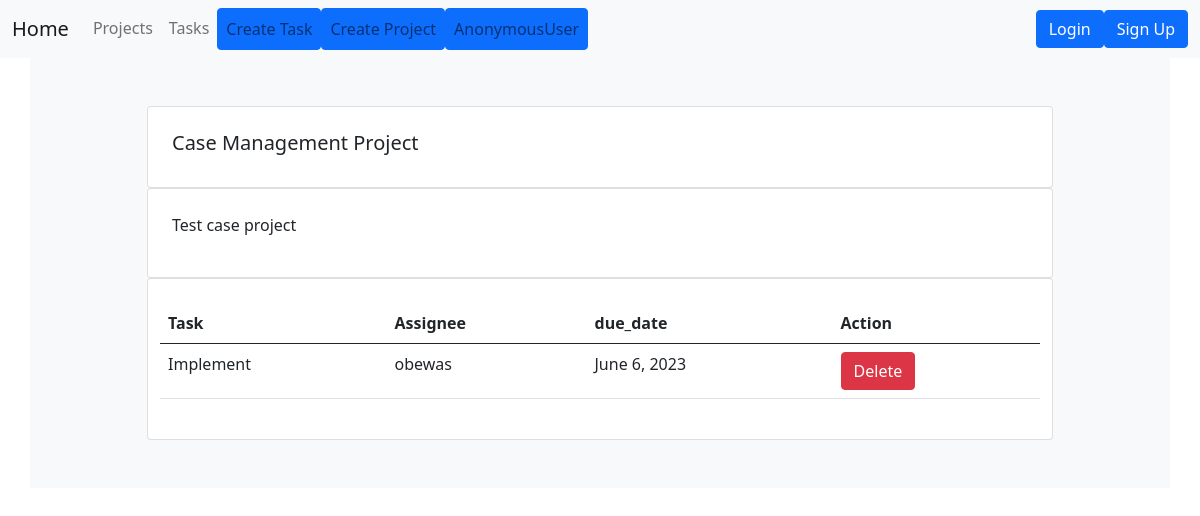
The app's page /projects/3, older data.
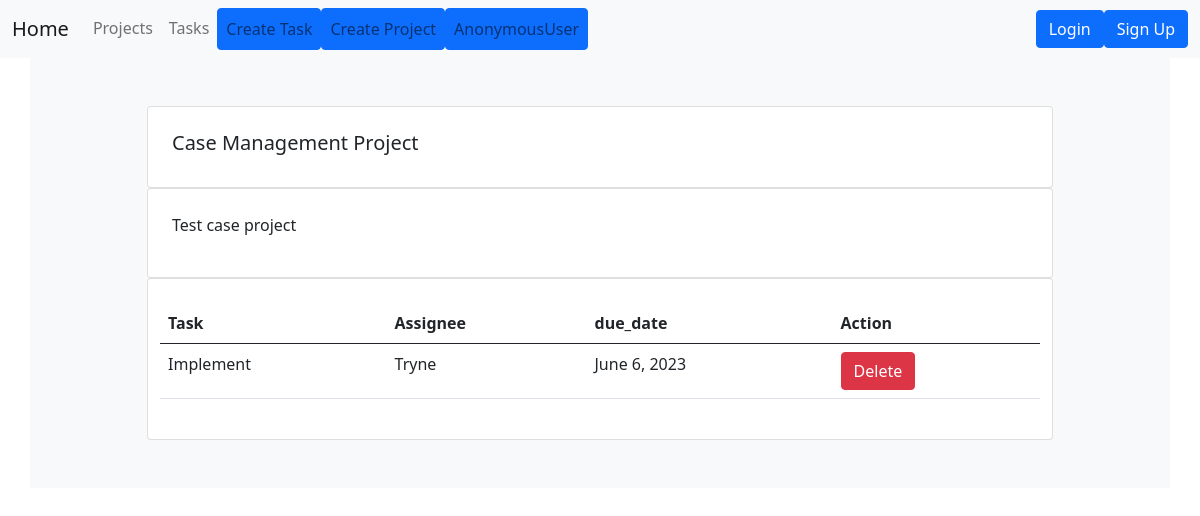
The same page, newer data.
### projects/models.py (models this page shows)
class Task(models.Model):
    TODO="TO DO"
    COMPLETED='COMPLETED'
    INPROGRESS='IN-PROGRESS'
    STATUS_CHOICES = [
        (TODO, 'TO DO'),
        (COMPLETED, 'COMPLETED'),
        (INPROGRESS, 'IN-PROGRESS'),
    ]
    title = models.CharField(max_length=150)
    description = models.TextField(null=True,blank=True)
    project = models.ForeignKey(Project,null=True,blank=True, on_delete=models.CASCADE)
    assignee = models.ForeignKey(User, null=True,blank=True, on_delete=models.SET_NULL)
    date_created = models.DateTimeField(auto_now_add=True)
    due_date = models.DateField(null=True,blank=True)
    status = models.CharField(max_length=50, choices=STATUS_CHOICES,null=True,blank=True,default= TODO)

### projects/views.py (the view)
# urls.py: path('projects/<int:pk>', views.projectDetail, name ='project-detail'),
def projectDetail(request,pk):
   project = get_object_or_404(Project, id=pk)
   project_tasks = project.task_set.all()
   context = {'project':project,'project_tasks':project_tasks}
   return render(request, 'projects/project-detail.html',context)

### projects/templates/projects/project-detail.html
{% extends 'projects/base.html' %}
{% block content %}
<div class="container  bg-light ">
     <div class="container py-5 h-100">
       <div class="row d-flex justify-content-center align-items-center h-500">
          <div class="col-md-12 col-xl-10">
             <div class="card mask-custom">
               <div class="card-body p-4 ">
                   <div class="row">
                      <h5 class="border-0 align-left">
                         {{ project.name }}
                      </h5>
                   </div>
                </div>
             </div>
             <div class="card mask-custom">
               <div class="card-body p-4 ">
                   <div class="row">
                      <p class="border-0 align-left">
                       {{ project.description }}
                      </p>
                   </div>
                </div>
             </div>
             <div class="card mask-custom">
               <div class="card-body p-4 ">
                   <div class="row">
                      <table class="table">
                       <thead>
                         <tr>
                           <th>Task</th>
                           <th>Assignee</th>
                           <th>due_date</th>
                           <th>Action</th>
                         </tr>
                       </thead>
                       {% for task in project_tasks %}
                       <tbody>
                         <tr>
                           <td>{{ task.title }}</td>
                           <td>{{ task.assignee }}</td>
                           <td>{{ task.due_date }}</td>
                           <td><a href="{% url 'delete-task' task.pk %}" class="btn btn-danger">Delete</a></td>
                         </tr>
                       </tbody>
                       {% endfor%}
                     </table>
                   </div>
                </div>
             </div>
          </div>
       </div>
    </div>
{% endblock content %}

Row changes from the older to the newer data that the page shows:
changed Task "Implement": assignee "obewas" → "Tryne"
